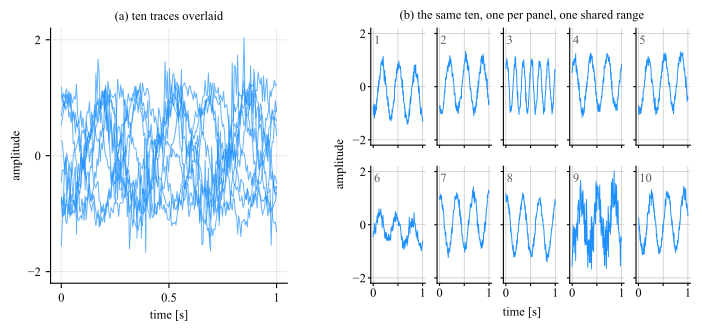

Reproduce this figure in Python.
# --- Match LaTeX document: Times New Roman, 10pt, textwidth=7in ---
# Ten recordings, overlaid and then separated. The overlay answers "how large is the
# spread" and nothing else; the grid answers "what does one recording look like",
# which is the question that matters when the recordings are inputs to a classifier.
#
# Three of the ten are not like the rest, and each is a different kind of not alike:
# one runs at twice the frequency, one at half the amplitude, one is noisy. The overlay
# hides all three, for three different reasons. The fast one is one more line in a
# thicket of lines. The small one lies inside an envelope the other traces already
# fill. The noisy one is the only trace the overlay reports at all, and it reports it
# as the spread of the whole set, since the widest trace is what draws the envelope.
#
# The point of this figure is the axes. A grid of panels is a comparison only if one
# range serves all of them, and a reader can only take the comparison on trust unless
# the range is on the page. So the ten panels are linked with sharex/sharey, ticked
# and ruled at the same values as the overlay beside them, and labeled once on the
# outer edge: ten copies of one axis would be nine copies of ink.
import numpy as np
import matplotlib.pyplot as plt

plt.rcParams.update({
    'font.family': 'serif',
    'font.serif': ['Times New Roman'],
    'font.size': 10,
    'axes.titlesize': 9,
    'axes.labelsize': 9,
    'xtick.labelsize': 9,
    'ytick.labelsize': 9,
    'mathtext.fontset': 'cm',
})

MM = 25.4
LIMIT_MM = 8 / 96 * MM                 # the 8 px of the gridline section, at 96 px/in
C_LINE = '#1E90FF'
C_GRID = '0.75'

rng = np.random.default_rng(23)
M, N = 10, 200
t = np.linspace(0, 1, N)

# Ten traces from one process: shared shape, individual phase, amplitude and drift.
# The amplitude spread is deliberately narrow, so that the half-amplitude trace reads
# as wrong rather than as the low end of a wide normal range.
F0, SD0 = 3.0, 0.12
phase = rng.uniform(0, 2 * np.pi, M)
amp = rng.uniform(0.9, 1.1, M)
drift = rng.uniform(-0.4, 0.4, M)
freq = np.full(M, F0)
sd = np.full(M, SD0)

# The three that are not like the rest, one deviation each, numbered as the panels are.
FAST, SMALL, NOISY = 3, 6, 9
freq[FAST - 1] *= 2.0
amp[SMALL - 1] *= 0.5
sd[NOISY - 1] *= 4.0

series = (amp[:, None] * np.sin(2 * np.pi * freq[:, None] * t + phase[:, None])
          + drift[:, None] * t
          + rng.normal(0, sd[:, None], (M, N)))

YLIM = (-2.2, 2.2)                     # holds every trace, and no more than that
YTICKS = [-2, 0, 2]                    # one set of values for both halves of the figure
XTICKS = [0.0, 0.5, 1.0]
# Only the ends are labeled in the block: three labels per column would collide across
# the column gap, and the project's floor of 9 pt is not negotiable to make them fit.
XLABELS = ['0', '', '1']

fig = plt.figure(figsize=(7.0, 3.4))
outer = fig.add_gridspec(1, 2, width_ratios=[1.0, 1.35], wspace=0.30,
                         left=0.075, right=0.99, bottom=0.13, top=0.88)

# --- (a) all ten on one axis ---
ax = fig.add_subplot(outer[0])
for s in series:
    ax.plot(t, s, '-', lw=0.7, color=C_LINE, alpha=0.7)
ax.set_ylim(*YLIM)
ax.set_yticks(YTICKS)                  # the same values the block is ticked at, so the
ax.set_xticks(XTICKS)                  # two halves are visibly one scale
ax.set_xticklabels(['0', '0.5', '1'])
ax.set_xlabel('time [s]')
ax.set_ylabel('amplitude')
ax.set_title('(a) ten traces overlaid')
ax.grid(True, alpha=0.25)
ax.set_axisbelow(True)
for side in ('top', 'right'):
    ax.spines[side].set_visible(False)

# --- (b) the same ten as small multiples, on one linked range ---
NROW, NCOL = 2, 5
inner = outer[1].subgridspec(NROW, NCOL, wspace=0.22, hspace=0.18)
panels = []
for i, s in enumerate(series):
    kw = {} if i == 0 else {'sharex': panels[0], 'sharey': panels[0]}
    a = fig.add_subplot(inner[i // NCOL, i % NCOL], **kw)
    a.plot(t, s, '-', lw=0.7, color=C_LINE)
    a.text(0.06, 0.94, f'{i + 1}', transform=a.transAxes, fontsize=9,
           va='top', color='0.35')
    a.grid(True, color=C_GRID, lw=0.5, alpha=0.9)
    a.set_axisbelow(True)              # the grid is under the trace, never over it
    a.tick_params(length=2, pad=1.5)
    for side in ('top', 'right'):
        a.spines[side].set_visible(False)
    panels.append(a)

panels[0].set_ylim(*YLIM)
panels[0].set_yticks(YTICKS)
panels[0].set_xticks(XTICKS)
panels[0].set_xticklabels(XLABELS)
for a in panels:
    a.label_outer()                    # values on the left column and the bottom row only

fig.canvas.draw()
inv = fig.transFigure.inverted()

# One title, one x label and one y label for the whole block, placed off the panels
# themselves rather than off a hard-coded offset, so they follow any layout change.
tight = [a.get_tightbbox() for a in panels]
x0 = min(b.x0 for b in tight)
x1 = max(b.x1 for b in tight)
y0 = min(b.y0 for b in tight)
y1 = max(b.y1 for b in tight)
(fx0, fy0), (fx1, fy1) = inv.transform([(x0, y0), (x1, y1)])
PAD = 0.02
fig.text((fx0 + fx1) / 2, fy1 + PAD, '(b) the same ten, one per panel, one shared range',
         ha='center', va='bottom', fontsize=9)
fig.text((fx0 + fx1) / 2, fy0 - PAD, 'time [s]', ha='center', va='top', fontsize=9)
fig.text(fx0 - PAD / 2, (fy0 + fy1) / 2, 'amplitude', ha='right', va='center',
         rotation=90, fontsize=9)

basename = 'plot_small_multiples'
plt.savefig(f'{basename}.pdf', bbox_inches='tight')
plt.savefig(f'{basename}.svg', bbox_inches='tight')
plt.savefig(f'{basename}.jpeg', dpi=300, bbox_inches='tight')
print(f'Saved {basename}.pdf, {basename}.svg, {basename}.jpeg')

# --- the record, and what the axes of the block cost and buy ----------------------
print(f'\n{M} traces of {N} samples, one shared range {YLIM}')
print(f'the record runs {series.min():.2f} to {series.max():.2f}, '
      f'{"inside" if series.min() > YLIM[0] and series.max() < YLIM[1] else "CLIPPED BY"}'
      f' the range')

# --- the three deviations, measured off the traces and not read back from the recipe -
fs = 1.0 / (t[1] - t[0])
bins = np.fft.rfftfreq(N, d=1 / fs)
peak = np.array([bins[1:][np.argmax(np.abs(np.fft.rfft(x - x.mean()))[1:])]
                 for x in series])
kern = np.ones(5) / 5                  # what a 5-sample average cannot follow is noise
resid = np.array([(x - np.convolve(x, kern, mode='same'))[3:-3].std() for x in series])
rms = series.std(axis=1)
typ = [i for i in range(M) if i + 1 not in (FAST, SMALL, NOISY)]
f_t, r_t, n_t = np.median(peak[typ]), np.median(rms[typ]), np.median(resid[typ])
print(f'the {len(typ)} typical traces: {f_t:.1f} Hz, rms {r_t:.2f}, noise {n_t:.3f}')
for what, k in (('twice the frequency', FAST), ('half the amplitude', SMALL),
                ('noisy', NOISY)):
    i = k - 1
    print(f'  trace {k}, {what}: {peak[i]:.1f} Hz, rms {rms[i]:.2f}, '
          f'noise {resid[i]:.3f}, which is {peak[i] / f_t:.1f}, {rms[i] / r_t:.2f} and '
          f'{resid[i] / n_t:.1f} times the typical trace')

box = panels[0].get_window_extent()
w_mm, h_mm = box.width / fig.dpi * MM, box.height / fig.dpi * MM
dx = (XTICKS[1] - XTICKS[0]) / np.ptp(panels[0].get_xlim()) * w_mm
dy = (YTICKS[1] - YTICKS[0]) / np.ptp(YLIM) * h_mm
flag = '  <-- below the limit' if min(dx, dy) < LIMIT_MM else ''
print(f'each panel {w_mm:.1f} x {h_mm:.1f} mm, ruled {dx:.1f} mm apart in x and '
      f'{dy:.1f} mm in y, against the {LIMIT_MM:.2f} mm limit{flag}')

# How much of the axis the block actually spends: labels on the outer edge only.
labeled_x = sum(bool([lab for lab in a.get_xticklabels() if lab.get_visible()
                      and lab.get_text()]) for a in panels)
labeled_y = sum(bool([lab for lab in a.get_yticklabels() if lab.get_visible()
                      and lab.get_text()]) for a in panels)
print(f'{labeled_x} of the {M} panels carry x values and {labeled_y} carry y values, '
      f'and one label of each serves the block')

# Do the bottom-row x labels clear one another across the column gap?
r = fig.canvas.get_renderer()
gaps = []
for left, right in zip(panels[NCOL:], panels[NCOL + 1:]):
    e_l = [lab.get_window_extent(renderer=r) for lab in left.get_xticklabels()
           if lab.get_visible() and lab.get_text()]
    e_r = [lab.get_window_extent(renderer=r) for lab in right.get_xticklabels()
           if lab.get_visible() and lab.get_text()]
    gaps.append((min(e.x0 for e in e_r) - max(e.x1 for e in e_l)) / fig.dpi * MM)
print(f'the closest pair of x labels in adjacent columns clears {min(gaps):.1f} mm '
      f'({"no collision" if min(gaps) > 0 else "COLLISION"})')
